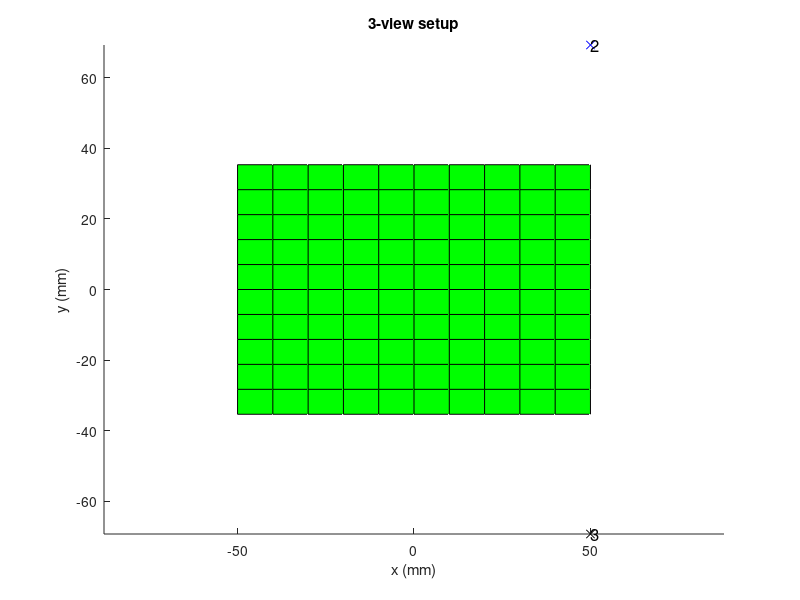

This chart was generated by the following MATLAB code: (Note: this script raises an error after producing the figure.)
% create a 3d model of the setup

%% initial
%------------init------------
% some key camera parameters
cam.theta = 90*pi/180;
cam.phi = 60*pi/180;
cam.d = 80;
cam.f = 30;


%% cameras

% 1D rotations
    Rx = [1 0 0;
        0 cos(cam.phi) -sin(cam.phi);
        0 sin(cam.phi) cos(cam.phi)];

    RxMinus = [1 0 0;
        0 cos(cam.phi) sin(cam.phi);
        0 -sin(cam.phi) cos(cam.phi)];

    Ry = [cos(cam.theta) 0 sin(cam.theta);
        0 1 0;
        -sin(cam.theta) 0 cos(cam.theta)];

%------------R is the rotation matrix-------------------
    R1 = [1 0 0;
        0 1 0;
        0 0 1];

    R2 = RxMinus*Ry;
    R3 = Rx*Ry;

%---------------C is the translation vector-------------------
    C1 = [0;0;0];

    C2 = [cam.d*sin(cam.theta)*cos(cam.phi);
        cam.d*sin(cam.phi);
        cam.d*(1-cos(cam.phi)*cos(cam.theta))];

    C3 = [cam.d*sin(cam.theta)*cos(cam.phi);
        -cam.d*sin(cam.phi);
        cam.d*(1-cos(cam.phi)*cos(cam.theta))];

%% object rotations
xR = [1 0 0;
    0 cos(cam.theta/2) -sin(cam.theta/2);
    0 sin(cam.theta/2) cos(cam.theta/2)]; % about x axis
%yR = [cos(cam.theta/2) 0 sin(cam.theta/2);
%    0 1 0;
%    -sin(cam.theta/2) 0 cos(cam.theta/2)]; % about y axis
%zR = [cos(cam.theta/2) -sin(cam.theta/2) 0;
%    sin(cam.theta/2) cos(cam.theta/2) 0;
%    0 0 1]; % about y axis
%---------cam locations------------
cam1Coords = C1;
cam2Coords = C2;
cam3Coords = C3;

%% Object
%----------object plane-----------

% at origin

xUntransformed = -50:10:50;
yUntransformed = -50:10:50;
zUntransformed = zeros(length(xUntransformed),length(yUntransformed));

xTransformed = zeros(1,length(xUntransformed));
yTransformed = zeros(1,length(yUntransformed));
zTransformed = zeros(length(xUntransformed),length(yUntransformed));

% rotate object plane

for i = 1:length(xUntransformed)
    for j = 1:length(yUntransformed)
        x0 = xUntransformed(i);
        y0 = yUntransformed(j);
        z0 = zUntransformed(i,j);
        rotated = xR*[x0;y0;z0];
        
        xTransformed(i) = rotated(1);
        yTransformed(j) = rotated(2);
        zTransformed(i,j) = rotated(3)+cam.d;
    end
end


%% plot for testing
figure;
hold on
%plane
surf(xTransformed,yTransformed,zTransformed)
colormap([0 1 0])
%mesh(xUntransformed,yUntransformed,zUntransformed) %original plane

%labels
xlabel('x (mm)')
ylabel('y (mm)')
zlabel('z (mm)')
title('3-view setup')
axis equal


%camera points
plot3(cam1Coords(1)+10,cam1Coords(2),cam1Coords(3),'rx')
text(cam1Coords(1)+10,cam1Coords(2),cam1Coords(3),'1','FontSize',12)
plot3(cam2Coords(1)+10,cam2Coords(2),cam2Coords(3),'bx')
text(cam2Coords(1)+10,cam2Coords(2),cam2Coords(3),'2','FontSize',12)
plot3(cam3Coords(1)+10,cam3Coords(2),cam3Coords(3),'kx')
text(cam3Coords(1)+10,cam3Coords(2),cam3Coords(3),'3','FontSize',12)

%plot cameras
plotCamera('Size',3,'Orientation',R1,'Location',C1);
plotCamera('Size',3,'Orientation',R2,'Location',C2);
plotCamera('Size',3,'Orientation',R3,'Location',C3);

%plot lines from camera to centre
plot3([cam1Coords(1),xTransformed(ceil(end/2))],[cam1Coords(2),yTransformed(ceil(end/2))],[cam1Coords(3),zTransformed(ceil(end/2),ceil(end/2))],'r')
plot3([cam2Coords(1),xTransformed(ceil(end/2))],[cam2Coords(2),yTransformed(ceil(end/2))],[cam2Coords(3),zTransformed(ceil(end/2),ceil(end/2))],'b')
plot3([cam3Coords(1),xTransformed(ceil(end/2))],[cam3Coords(2),yTransformed(ceil(end/2))],[cam3Coords(3),zTransformed(ceil(end/2),ceil(end/2))],'k')


